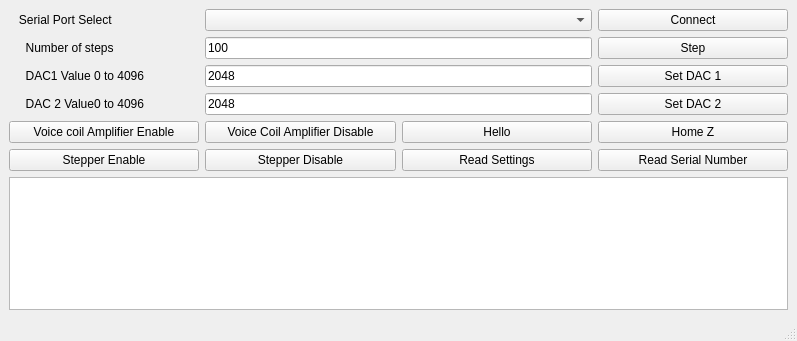
<?xml version="1.0" encoding="UTF-8"?>
<ui version="4.0">
 <class>FiberActuatorController</class>
 <widget class="QMainWindow" name="FiberActuatorController">
  <property name="geometry">
   <rect>
    <x>0</x>
    <y>0</y>
    <width>797</width>
    <height>341</height>
   </rect>
  </property>
  <property name="windowTitle">
   <string>MainWindow</string>
  </property>
  <widget class="QWidget" name="centralwidget">
   <layout class="QGridLayout" name="gridLayout">
    <item row="8" column="0" colspan="4">
     <widget class="QTextBrowser" name="textBrowser"/>
    </item>
    <item row="3" column="3">
     <widget class="QPushButton" name="pushButton_Set_DAC_2">
      <property name="text">
       <string>Set DAC 2</string>
      </property>
     </widget>
    </item>
    <item row="3" column="0">
     <widget class="QLabel" name="label_3">
      <property name="text">
       <string>     DAC 2 Value0 to 4096</string>
      </property>
     </widget>
    </item>
    <item row="2" column="0">
     <widget class="QLabel" name="label_2">
      <property name="text">
       <string>     DAC1 Value 0 to 4096</string>
      </property>
     </widget>
    </item>
    <item row="0" column="3">
     <widget class="QPushButton" name="pushButton_Connect">
      <property name="text">
       <string>Connect</string>
      </property>
     </widget>
    </item>
    <item row="1" column="3">
     <widget class="QPushButton" name="pushButton_Step">
      <property name="text">
       <string>Step</string>
      </property>
     </widget>
    </item>
    <item row="6" column="3">
     <widget class="QPushButton" name="pushButton_Home_Z">
      <property name="text">
       <string>Home Z</string>
      </property>
     </widget>
    </item>
    <item row="2" column="3">
     <widget class="QPushButton" name="pushButton_Set_DAC_1">
      <property name="text">
       <string>Set DAC 1</string>
      </property>
     </widget>
    </item>
    <item row="7" column="3">
     <widget class="QPushButton" name="pushButton_read_serial_number">
      <property name="text">
       <string>Read Serial Number</string>
      </property>
     </widget>
    </item>
    <item row="1" column="0">
     <widget class="QLabel" name="label">
      <property name="text">
       <string>     Number of steps</string>
      </property>
     </widget>
    </item>
    <item row="3" column="1" colspan="2">
     <widget class="QLineEdit" name="lineEdit_DAC2">
      <property name="text">
       <string>2048</string>
      </property>
     </widget>
    </item>
    <item row="2" column="1" colspan="2">
     <widget class="QLineEdit" name="lineEdit_DAC1">
      <property name="text">
       <string>2048</string>
      </property>
     </widget>
    </item>
    <item row="1" column="1" colspan="2">
     <widget class="QLineEdit" name="lineEdit_steps">
      <property name="text">
       <string>100</string>
      </property>
     </widget>
    </item>
    <item row="6" column="0">
     <widget class="QPushButton" name="pushButton_amp_on">
      <property name="text">
       <string>Voice coil Amplifier Enable</string>
      </property>
     </widget>
    </item>
    <item row="6" column="1">
     <widget class="QPushButton" name="pushButton_amp_off">
      <property name="text">
       <string>Voice Coil Amplifier Disable</string>
      </property>
     </widget>
    </item>
    <item row="6" column="2">
     <widget class="QPushButton" name="pushButton_hello">
      <property name="text">
       <string>Hello</string>
      </property>
     </widget>
    </item>
    <item row="7" column="0">
     <widget class="QPushButton" name="pushButton_stepper_on">
      <property name="text">
       <string>Stepper Enable</string>
      </property>
     </widget>
    </item>
    <item row="7" column="1">
     <widget class="QPushButton" name="pushButton_stepper_off">
      <property name="text">
       <string>Stepper Disable</string>
      </property>
     </widget>
    </item>
    <item row="7" column="2">
     <widget class="QPushButton" name="pushButton_read_settings">
      <property name="text">
       <string>Read Settings</string>
      </property>
     </widget>
    </item>
    <item row="0" column="1" colspan="2">
     <widget class="QComboBox" name="comboBox_Port_Select"/>
    </item>
    <item row="0" column="0">
     <widget class="QLabel" name="label_4">
      <property name="text">
       <string>   Serial Port Select</string>
      </property>
     </widget>
    </item>
   </layout>
  </widget>
  <widget class="QMenuBar" name="menubar">
   <property name="geometry">
    <rect>
     <x>0</x>
     <y>0</y>
     <width>797</width>
     <height>21</height>
    </rect>
   </property>
  </widget>
  <widget class="QStatusBar" name="statusbar"/>
 </widget>
 <resources/>
 <connections/>
</ui>
